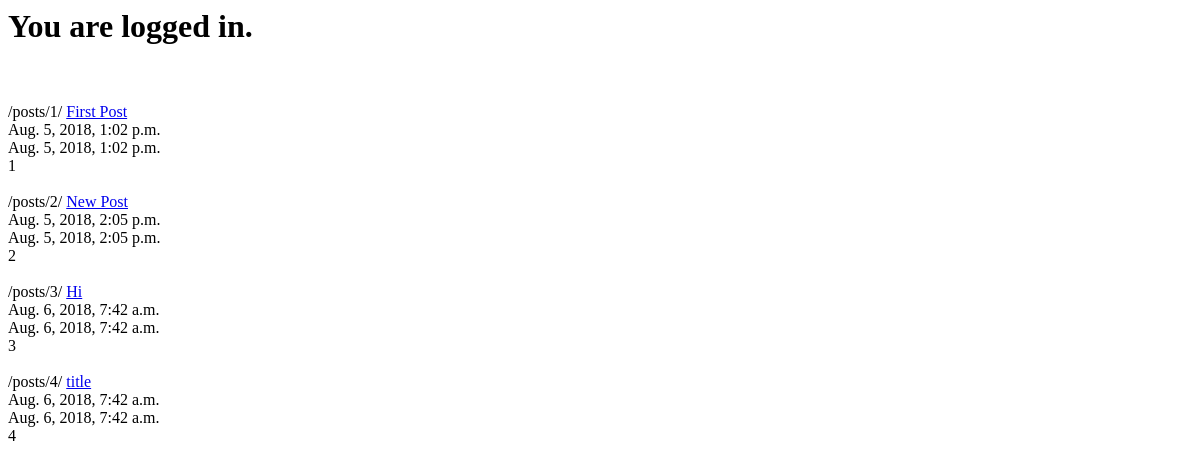
Page /posts/ (signed in) on the earlier database version.
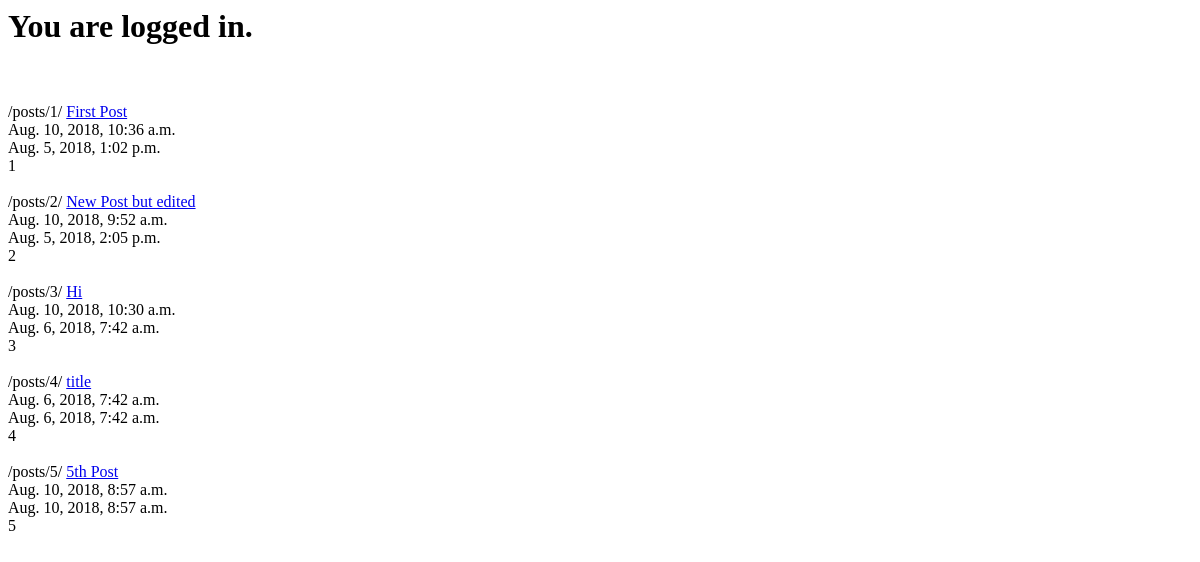
Same page on the later database version.
### posts/models.py (models this page shows, shortened)
class Post(models.Model):
    title = models.CharField(max_length=120)
    content =  models.TextField()
    updated = models.DateTimeField(auto_now=True, auto_now_add=False)
    timestamp = models.DateTimeField(auto_now=False, auto_now_add=True)
    def get_absolute_url(self):
        return reverse('posts:detail', kwargs={"id":self.id})

### posts/views.py (the view)
def post_list(request):
    queryset = Post.objects.all()
    if request.user.is_authenticated:
        context = { "queryset" : queryset,
                    "title": "You are "}
    else:
        context = {"title": "You are not"}
    return render(request, "post_list.html", context)

### templates/post_list.html
{% extends "base.html" %}
{% block content %}
<div class='container'>
    <h1>
        {{ title }} logged in.<br><br>
    </h1>
    {% for obj in queryset %}
        {% url "posts:detail" id=obj.id  %}
        <a href="{{ obj.get_absolute_url }}">{{ obj.title }}</a><br>
        {{ obj.updated }}<br>
        {{ obj.timestamp }}<br>
        {{ obj.id }}<br><br>
    {% endfor %}
</div>
{% endblock content %}

Differences in the rows shown:
changed Post "/posts/1/": updated "Aug. 5, 2018, 1:02 p.m." → "Aug. 10, 2018, 10:36 a.m."
changed Post "/posts/2/": title "New Post" → "New Post but edited"; updated "Aug. 5, 2018, 2:05 p.m." → "Aug. 10, 2018, 9:52 a.m."
changed Post "/posts/3/": updated "Aug. 6, 2018, 7:42 a.m." → "Aug. 10, 2018, 10:30 a.m."
added Post: id "/posts/5/", title "5th Post", updated "Aug. 10, 2018, 8:57 a.m.", timestamp "Aug. 10, 2018, 8:57 a.m.", id "5"
